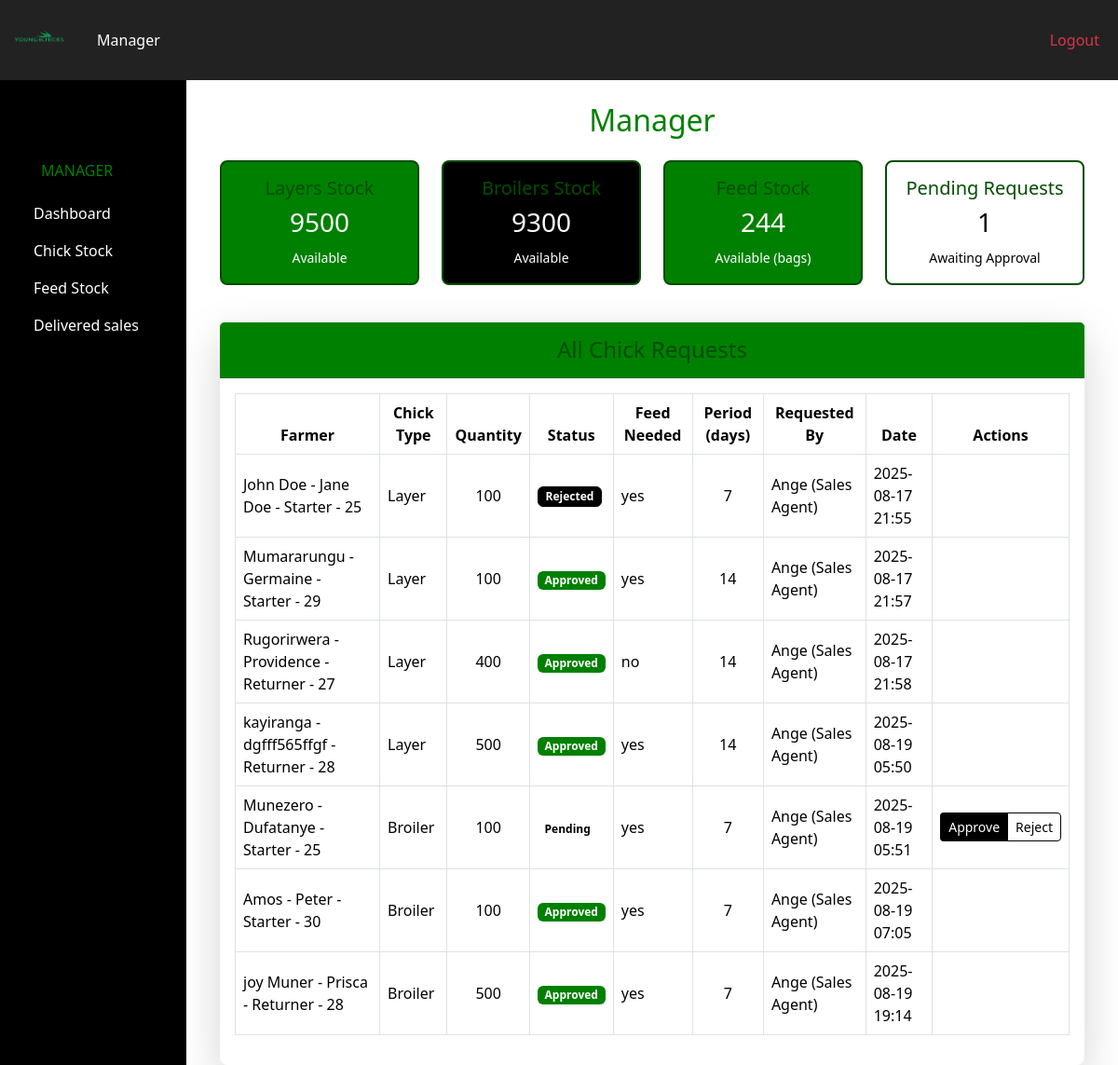
The page /manager/ (signed in) on the database as committed earlier.
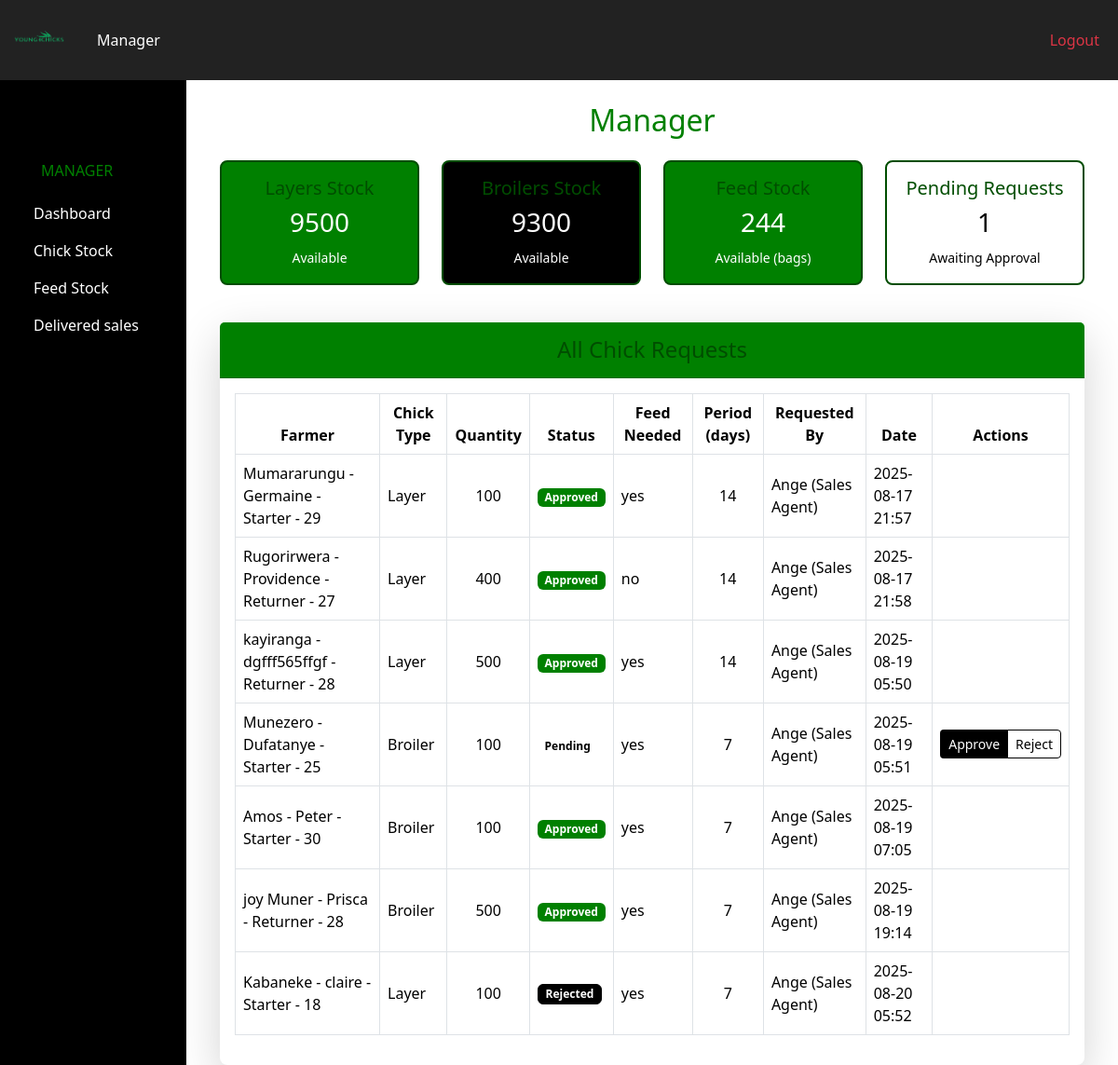
The same page on the database as committed later.
### pages/models.py (models this page shows, shortened)
class Chickrequest(models.Model):
    CHICK_STATUS = [
        ('pending', 'Pending'),
        ('approved', 'Approved'),
        ('rejected', 'Rejected'),
    ]
    FEED_NEEDED = [
        ('yes', 'Yes'),
        ('no', 'No'),
    ]
    CHICK_DELIVERED = [
        ('yes', 'Yes'),
        ('no', 'No'),
    ]
    farmer_name = models.ForeignKey(Farmer, on_delete=models.SET_NULL, null=True)
    chick_type = models.ForeignKey(ChickType, on_delete=models.SET_NULL, null=True)
    chick_quantity = models.PositiveIntegerField()
    chick_date = models.DateTimeField(auto_now_add=True)
    chick_status = models.CharField(max_length=20, choices=CHICK_STATUS, default='pending')
    feed_needed = models.CharField(max_length=10, choices=FEED_NEEDED)
    chickperiod = models.PositiveIntegerField(default=0)
    chick_delivered = models.CharField(max_length=5, choices=CHICK_DELIVERED, default='no')
    sales_agent = models.ForeignKey(
        settings.AUTH_USER_MODEL,
        on_delete=models.SET_NULL,
        null=True,
        blank=True,
        related_name='sent_requests'
    )

class Farmer(models.Model):
    GENDER_CHOICES = [
        ('Male', 'Male'),
        ('Female', 'Female'),
    ]
    FARMER_TYPE_CHOICES = [
        ('Starter', 'Starter'),
        ('Returner', 'Returner'),
    ]
    user = models.OneToOneField(
        settings.AUTH_USER_MODEL,
        on_delete=models.CASCADE,
        related_name='farmer_profile',
        null=True,
        blank=True
    )
    farmer_name = models.CharField(max_length=100)
    farmer_age = models.IntegerField()
    farmer_gender = models.CharField(max_length=10, choices=GENDER_CHOICES)
    farmer_nin = models.CharField(max_length=20)
    farmer_phone_number = models.CharField(max_length=15)
    farmer_type = models.CharField(max_length=50, choices=FARMER_TYPE_CHOICES)
    recomender_name = models.CharField(max_length=100)
    recommender_nin = models.CharField(max_length=20)
    def __str__(self):
        return f"{self.farmer_name} - {self.recomender_name} - {self.farmer_type} - {self.farmer_age}"

class ChickType(models.Model):
    TYPE_CHOICES = [
        ('broiler', 'Broiler'),
        ('layer', 'Layer'),
    ]
    name = models.CharField(max_length=20, choices=TYPE_CHOICES, unique=True)
    def __str__(self):
        return self.get_name_display()

class Userprofile(AbstractUser):
    USER_TYPE_CHOICES = [
        ('manager', 'Manager'),
        ('sales_agent', 'Sales Agent'),
    ]
    user_type = models.CharField(max_length=20, choices=USER_TYPE_CHOICES)
    phone = models.CharField(
        max_length=15,
        unique=True,
        blank=True,
        null=True,
        validators=[RegexValidator(r'^\+?\d{10,15}$', 'Enter a valid phone number.')]
    )
    title = models.CharField(max_length=5, blank=True, null=True)
    created_at = models.DateTimeField(default=timezone.now)
    class Meta:
        db_table = "user_profiles"
        ordering = ['created_at']
    def __str__(self):
        return f"{self.username} ({self.get_user_type_display()})"

### pages/views.py (the view)
# urls.py: path('manager/', views.manager_dashboard, name='manager_dashboard'),
@login_required
def manager_dashboard(request):
    chick_types = ChickType.objects.all()
    stock_summary = {}
    for chick_type in chick_types:
        stock_records = Stock.objects.filter(chick_type=chick_type).order_by('date_added')
        total_quantity = stock_records.aggregate(total=Sum('quantity'))['total'] or 0
        stock_summary[chick_type.name] = {
            'total_quantity': total_quantity,
            'records': stock_records
        }
    feed_stock = Feedstock.objects.aggregate(total=Sum('feed_quantity'))['total'] or 0
    pending_requests = Chickrequest.objects.filter(chick_status='pending')
    approved_requests = Chickrequest.objects.filter(chick_status='approved')
    requests = Chickrequest.objects.all()
    context = {
        'stock_summary': stock_summary,
        'feed_stock': feed_stock,
        'pending_requests': pending_requests,
        'pending_requests_count': pending_requests.count(),  # ✅ added
        'approved_requests': approved_requests,
        'requests': requests,
    }
    return render(request, 'pages/manager_dashboard.html', context)

### pages/templates/pages/manager_dashboard.html (shortened to what the changed rows need)
{% extends 'pages/base.html' %}
{% block content %}
<div class="container mt-4">
 <h2 class="mb-4 text-center" style="color: green;">Manager</h2>
  <div class="card shadow-lg border-0 rounded-3 mt-4">
    <div class="card-body">
      {% if requests %}
        <div class="table-responsive">
          <table class="table table-hover table-bordered align-middle">
            <thead style="background-color: green; color: white;" class="text-center">
              <tr>
                <th>Farmer</th>
                <th>Chick Type</th>
                <th>Quantity</th>
                <th>Status</th>
                <th>Feed Needed</th>
                <th>Period (days)</th>
                <th>Requested By</th>
                <th>Date</th>
                <th>Actions</th>
              </tr>
            </thead>
            <tbody style="color: black;">
              {% for req in requests %}
                <tr>
                  <td>{{ req.farmer_name }}</td>
                  <td>{{ req.chick_type }}</td>
                  <td class="text-center">{{ req.chick_quantity }}</td>
                  <td>
                    {% if req.chick_status == 'approved' %}
                      <span class="badge" style="background-color:green; color: white;">Approved</span>
                    {% elif req.chick_status == 'pending' %}
                      <span class="badge" style="background-color: white; color: black;">Pending</span>
                    {% else %}
                      <span class="badge" style="background-color:black; color: white; border: 1px solid black;">Rejected</span>
                    {% endif %}
                  </td>
                  <td>{{ req.feed_needed }}</td>
                  <td class="text-center">{{ req.chickperiod }}</td>
                  <td>{{ req.sales_agent }}</td>
                  <td>{{ req.chick_date|date:"Y-m-d H:i" }}</td>
                  <td>
                    <div class="btn-group btn-group-sm" role="group" aria-label="Actions">
                      {% if request.user.user_type == 'manager' and req.chick_status == 'pending' %}
                        <a href="{% url 'approve_request' req.id %}" class="btn" style="background-color: black; color: white;">Approve</a>
                        <a href="{% url 'reject_request' req.id %}" class="btn" style="background-color: white; color: black; border: 1px solid black;">Reject</a>
                      {% endif %}
                    </div>
                  </td>
                </tr>
              {% endfor %}
            </tbody>
          </table>
        </div>
      {% else %}
        <p class="text-center" style="color: #004d00; font-weight:bold;">No chick requests found.</p>
      {% endif %}
    </div>
  </div>
</div>
{% endblock %}

Rows that differ between the two databases and show on the page:
removed Chickrequest: farmer_name "John Doe - Jane Doe - Starter - 25", chick_type "Layer", chick_quantity "100", chick_status "Rejected", feed_needed "yes", chickperiod "7", sales_agent "Ange (Sales Agent)", chick_date "2025-08-17 21:55"
added Chickrequest: farmer_name "Kabaneke - claire - Starter - 18", chick_type "Layer", chick_quantity "100", chick_status "Rejected", feed_needed "yes", chickperiod "7", sales_agent "Ange (Sales Agent)", chick_date "2025-08-20 05:52"
